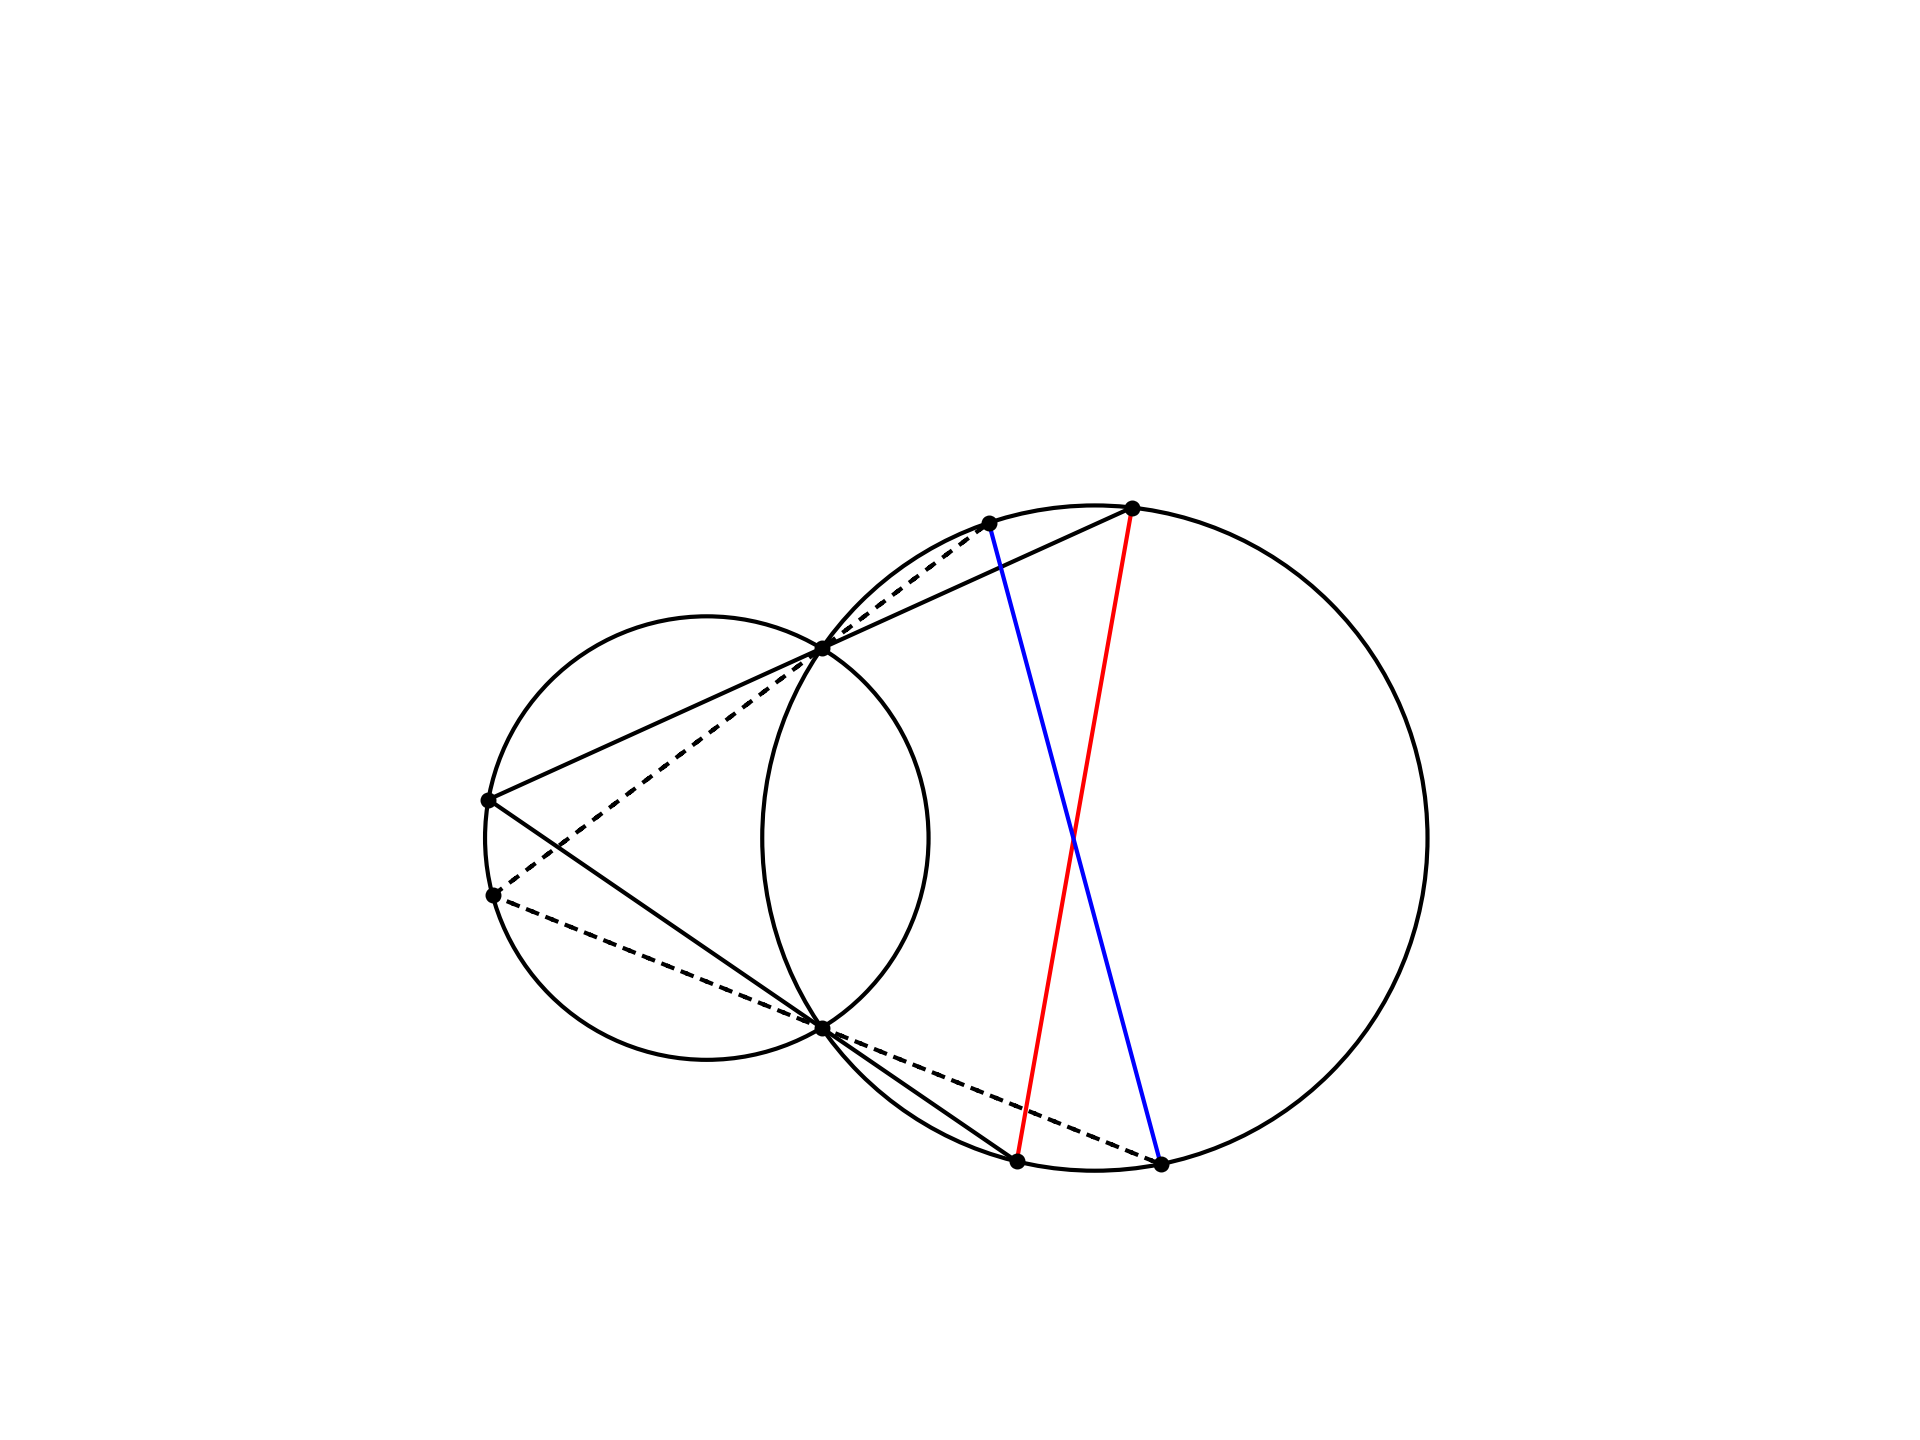

The script that drew this image:
import matplotlib.pyplot as plt
import numpy as np
import geometry as geo
import math

fig, ax = geo.init()
ax.set(xlim=(-10,100), ylim=(0,100))


O = geo.Point(20,40)
r1 = 20
c1 = geo.get_circle(O,r1)
ax.add_patch(c1)

Q = geo.Point(55,40)
r2 = 30
c2 = geo.get_circle(Q,r2)
ax.add_patch(c2)

P = geo.get_point_at_angle_on_circle(
    170,[O,r1])
    
A,B = geo.xcc([O,r1],[Q,r2])
    
S = geo.xlc([P,A],[Q,r2])[1]
T = geo.xlc([P,B],[Q,r2])[1]

R = geo.get_point_at_angle_on_circle(
    195,[O,r1])

U = geo.xlc([R,A],[Q,r2])[1]
V = geo.xlc([R,B],[Q,r2])[1]

geo.dlss(ax,[[P,S],[P,T]])
geo.dlss(ax,[[R,U],[R,V]],ls=(0,(2,3)))

geo.dls(ax,[S,T],ec='r')
geo.dls(ax,[U,V],ec='b')

    
geo.scp(ax,[P,A,B,R,S,T,U,V])

geo.savefig(plt)
